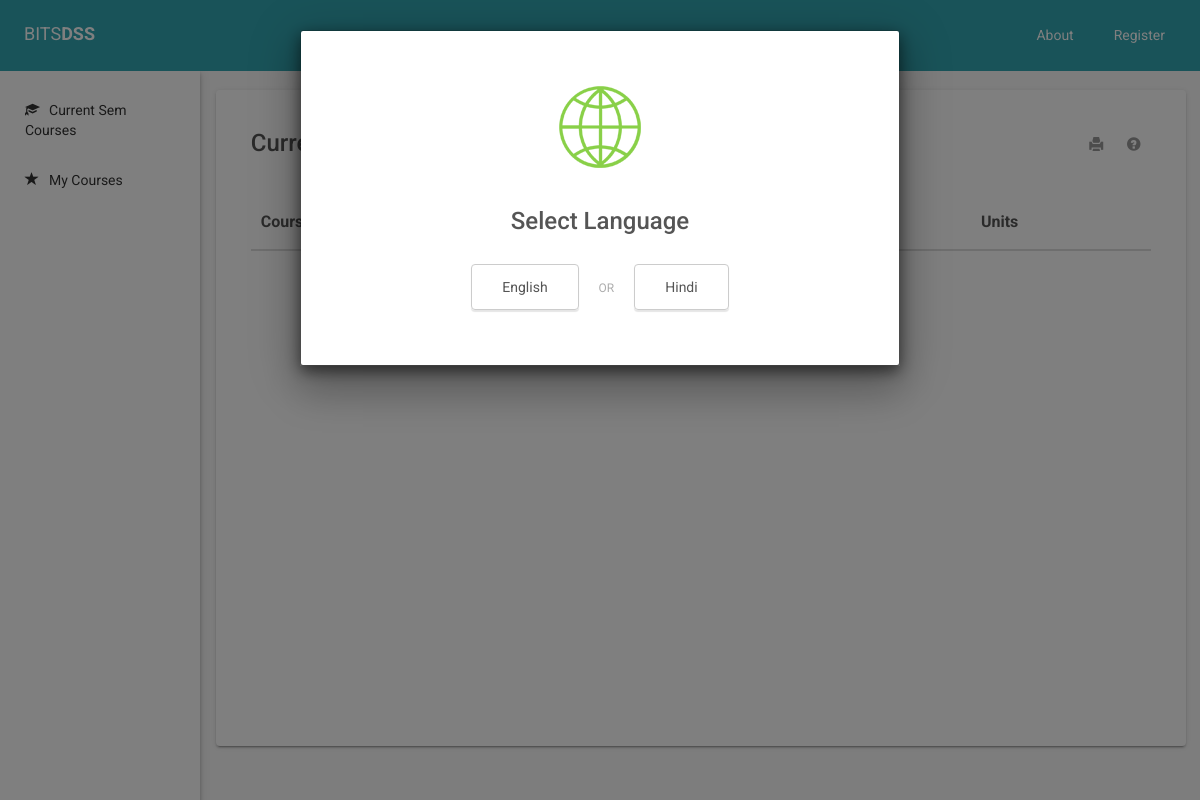
The page /dashboard/faculty/ on the database as committed earlier.
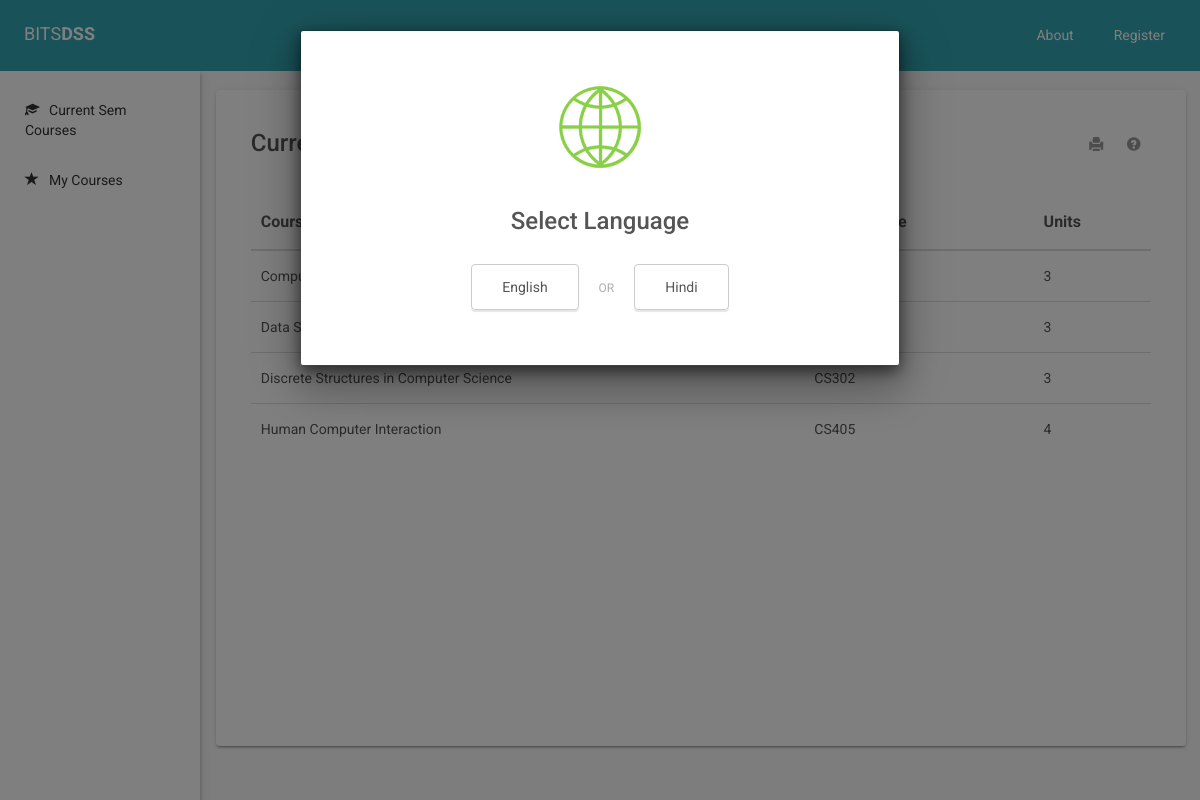
The same page on the database as committed later.
### dashboard/models.py (models this page shows, shortened)
@python_2_unicode_compatible
class Course(models.Model):
    course_name = models.CharField(max_length=100, blank=False)
    course_code = models.CharField(max_length=10, default="CS101")
    units = models.IntegerField(default=3)
    description = models.TextField()
    is_current_sem = models.BooleanField(default=False)
    experts = models.ManyToManyField(User, through='Expertise', related_name='expert_courses')
    prev_assignees = models.ManyToManyField(User, through='PrevAssignment', related_name='prev_assigned_courses')

### dashboard/views.py (the view)
# urls.py: url(r'^dashboard/faculty/$', views.faculty, name='faculty'),
def faculty(request):
    course_list = Course.objects.filter(is_current_sem=True)
    return render(request, 'faculty_current_sem_courses.html', {'course_list':course_list})

### dashboard/templates/faculty_current_sem_courses.html (shortened to what this page needs)
{% extends "base.html" %}
{% load staticfiles %}
{% block head %}
  {{ block.super }}
{% endblock %}
{% block body %}
  {{ block.super }}
  <div class="container-fluid main-area">
	  <div class="col-xs-2 side-menu">
	    <ul class="menu-eng">
	      <li><a href=""><span class="glyphicon glyphicon-education"></span>Current Sem Courses</a></li>
	      <li><a href=""><span class="glyphicon glyphicon-star"></span>My Courses</a></li>
	    </ul>
	  </div>
	  <div class="col-xs-10 content-area">
          <div class="col-xs-12 material-card" style="height:100%;" id="material-card-1">
            <div class="col-md-7"><h3>Current Semester Courses</h3></div>
            <div class="col-md-5">
              <div class="icon-container">
                <a id="print-icon-1"><span class="glyphicon glyphicon-print"></span></a>
                <a href="" data-toggle="tooltip" data-placement="left" title="This section lists all the courses offered in the current semester."><span class="glyphicon glyphicon-question-sign"></span></a>
              </div>
            </div>
            <div class="col-md-12 course-list-table-container" style="overflow-y:auto;height:65vh;">
                <table class="table">
                  <thead>
                    <tr>
                      <th>Course Name</th>
                      <th>Course Code</th>
                      <th>Units</th>
                    </tr>
                  </thead>
                  <tbody>
                    {% for course in course_list %}
                    <tr class="clickable-row" data-href="/dashboard/faculty/current-courses/{{ course.course_code }}/">
                      <td>{{ course.course_name }}</td>
                      <td>{{ course.course_code }}</td>
                      <td>{{ course.units }}</td>
                    </tr>
                    {% endfor %}
                  </tbody>
                </table>
            </div>
          </div>
      </div>
  </div>
    <div id="language-selector" class="modal fade" role="dialog">
      <div class="modal-dialog">
        <div class="modal-content">
          <div class="modal-body align-center">
            <img src="{% static 'img/lang-icon.png' %}">
            <h3>Select Language</h3>
            <p><a id="lang-eng" class="btn-lang-sel">English</a><span class="or-text">OR</span><a id="lang-hindi" class="btn-lang-sel">Hindi</a></p>
          </div>
        </div>
      </div>
    </div>
{% endblock %}

### dashboard/templates/base.html (shortened to what this page needs)
{% load staticfiles %}
<!DOCTYPE html>
<html lang="en">
<head>
    {% block head %}
    <link href="{% static 'css/bootstrap.css' %}" rel="stylesheet">
    <link href="{% static 'css/bootstrap-tags.css' %}" rel="stylesheet">
    <link href="{% static 'css/styles.css' %}" rel="stylesheet">
    {% endblock %}
</head>
<body role="document">
{% block body %}
  <nav class="navbar navbar-inverse navbar-fixed-top">
    <div class="container-fluid">
      <div class="navbar-header">
        <a class="navbar-brand" href="#">BITS<b>DSS</b></a>
      </div>
      <div id="navbar" class="navbar-collapse collapse">
        <ul class="nav navbar-nav navbar-right">
          {% if user.is_authenticated != True %}
            <li><a href="">About</a></li>
            <li><a href="">Register</a></li>
          {% endif %}
        </ul>
      </div>
    </div>
  </nav>
{% endblock %}
  </body>
</html>

### dashboard/static/css/styles.css (style rules this page uses)
body { background: #fafafa; color: #555; overflow-x: hidden; }
a { color: #555; }
.navbar { min-height: 70px; color: #fff !important; }
.navbar-brand { height: 70px; padding: 24px; }
.navbar-right { padding-right: 15px; }
.navbar-nav > li > a { padding-top: 25px; padding-bottom: 25px; }
.navbar-inverse { background-color: #33a6b2; border-color: transparent; }
.navbar-inverse .navbar-brand { color: #fff; }
.navbar-inverse .navbar-nav > li > a { color: #fff; }
.side-menu { position: fixed; height: 100%; background: #fff; box-shadow: 0px 4px 5px 0px rgba(0, 0, 0, 0.14), 0px 1px 10px 0px rgba(0, 0, 0, 0.12), 0px 2px 4px -1px rgba(0, 0, 0, 0.2); padding: 0px; padding-top: 15px; }
.main-area { padding-right:0px; padding-left:0px; margin-top:70px; }
.side-menu ul { margin-left: 0px; padding-left: 0px; list-style: outside none none; }
.side-menu ul li { display: block; }
.side-menu ul li a { color: #333; display: block; padding: 15px 25px; }
.content-area { padding-top: 20px; margin-left: 16.73%; }
.material-card { box-shadow: 0px 2px 2px 0px rgba(0, 0, 0, 0.14), 0px 3px 1px -2px rgba(0, 0, 0, 0.2), 0px 1px 5px 0px rgba(0, 0, 0, 0.12); padding:20px; padding-bottom:30px; background: #fff; border-radius: 4px; margin-bottom: 20px; }
.nav li a { padding-left:20px; padding-right:20px; }
.icon-container { padding-top: 25px; float: right; }
.icon-container a { color:#999; padding:10px; }
.course-list-table-container { margin-top:30px; }
.material-card th { font-size: 16px; padding: 15px 10px !important; }
.material-card td { padding:15px 10px !important; }
.modal-dialog { box-shadow: 0px 9px 46px 8px rgba(0, 0, 0, 0.14), 0px 11px 15px -7px rgba(0, 0, 0, 0.12), 0px 24px 38px 3px rgba(0, 0, 0, 0.2); }
.modal-content { padding: 20px; border-radius: 3px; }
.align-center { text-align:center; }
.modal-content h3 { margin:20px; }
.modal-content img { margin:20px; }
.side-menu span { margin-right:10px; }
.btn-lang-sel { border: 1px solid rgb(204, 204, 204); padding: 12px 30px; margin: 10px 20px; display: inline-block; border-radius: 4px; box-shadow: 0px 2px 1px rgba(0, 0, 0, 0.1); cursor: pointer; }
.or-text { color: rgb(173, 173, 173); font-size: 12px; }

Rows that differ between the two databases and show on the page:
now on this page (row edited): Course: course_name "Computer…", units "3"
added Course: course_name "Data…", units "3"
added Course: course_name "Discrete Structures in Computer Science", course_code "CS302", units "3"
added Course: course_name "Human Computer Interaction", course_code "CS405", units "4"
